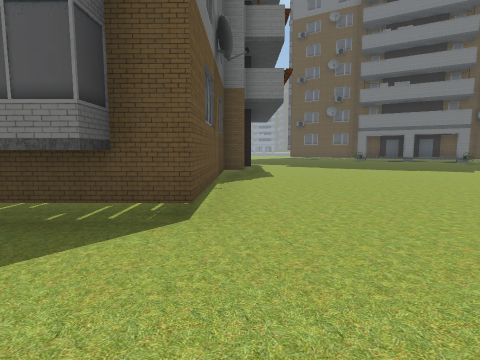
View 1 (above)

20 first-person views from a walk through a Unity game level. The camera is 1.3 m above the floor, tilts 6° down and sees 80° across. The floor is counted in squares, 2 m on a side. Each view is taken from the middle of a square. On the plan, view 1 faces up. The plan holds only what a view shows up to about 9 squares ahead; the rest is blank. The place goes on beyond the plan.

View 2
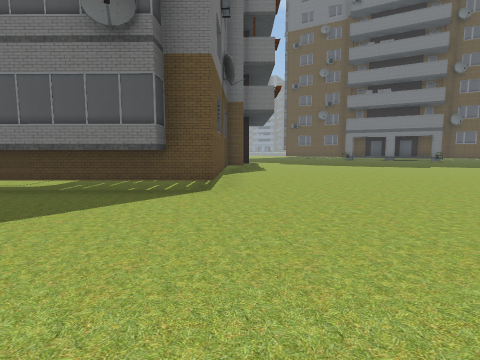

View 3
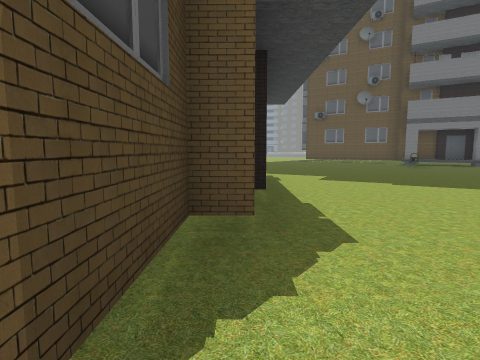

View 4
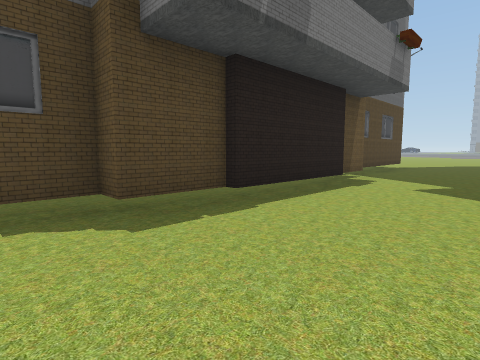

View 5
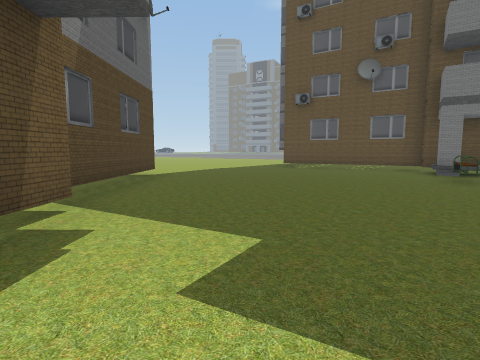

View 6
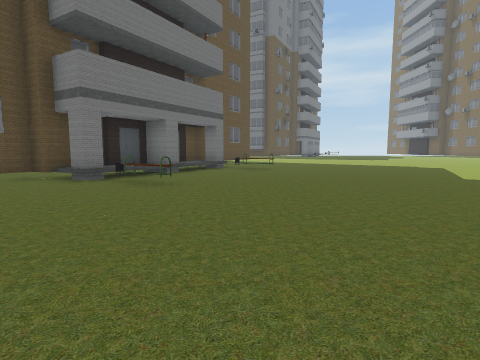

View 7
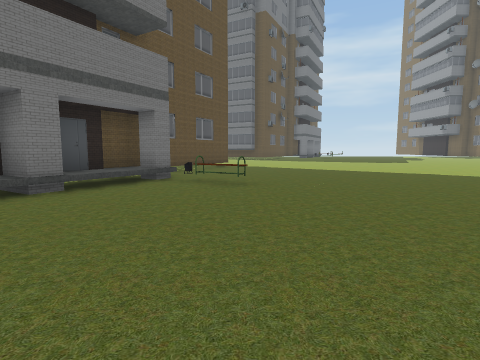

View 8
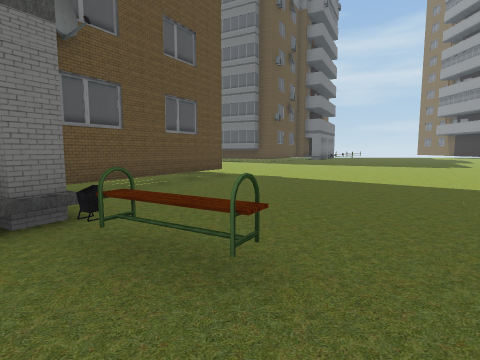

View 9
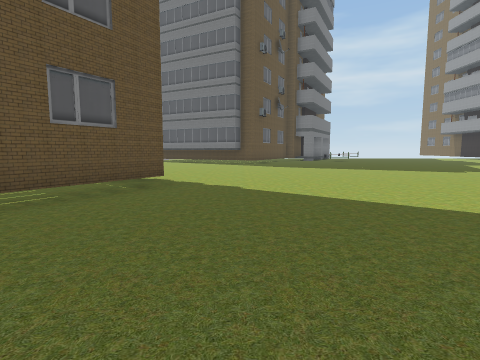

View 10
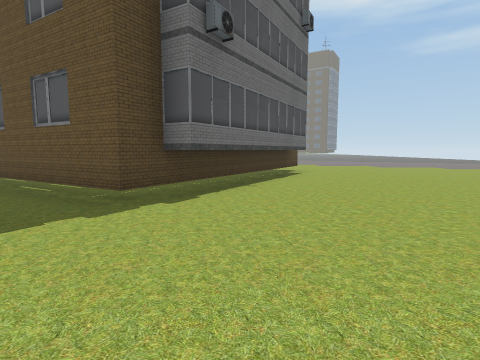

View 11
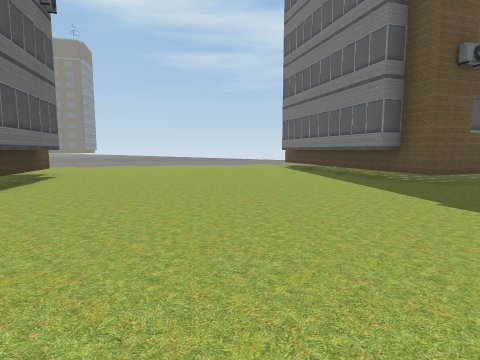

View 12
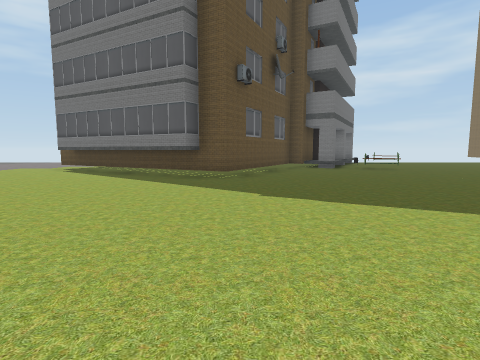

View 13
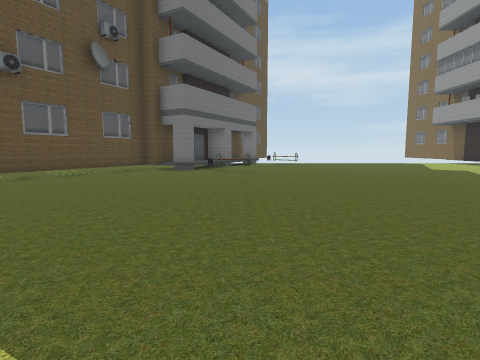

View 14
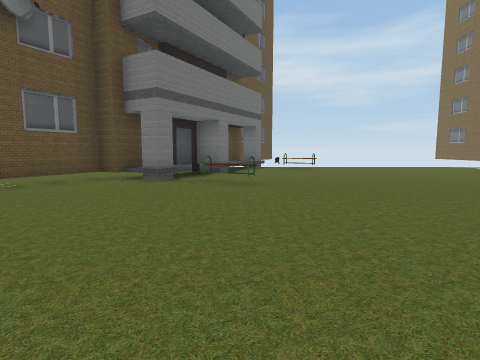

View 15
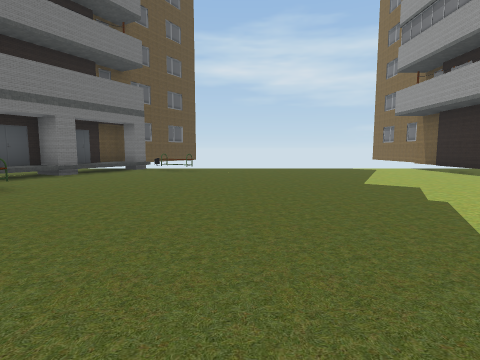

View 16
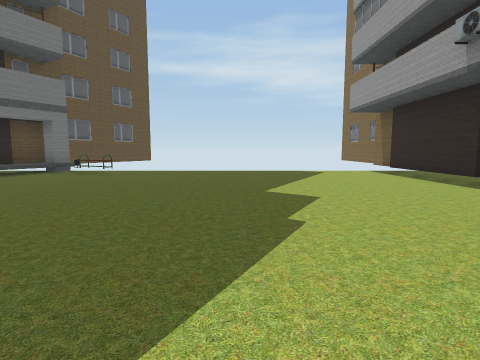

View 17
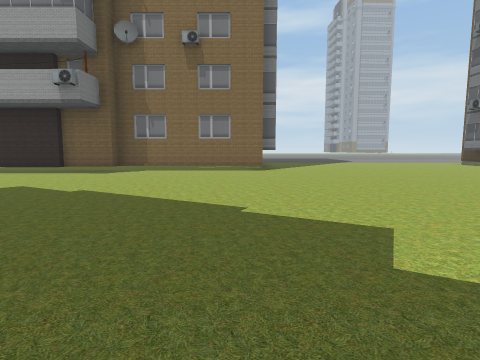

View 18
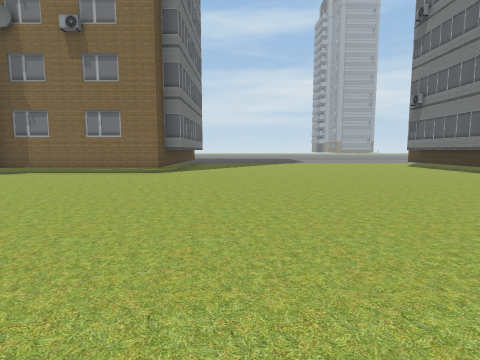

View 19
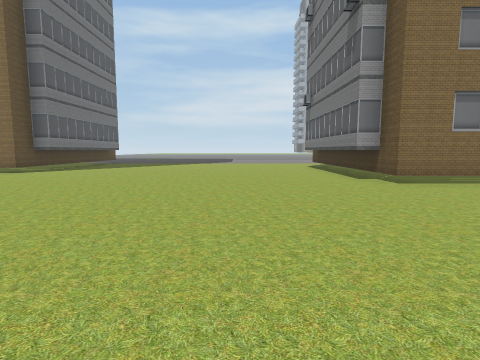

View 20
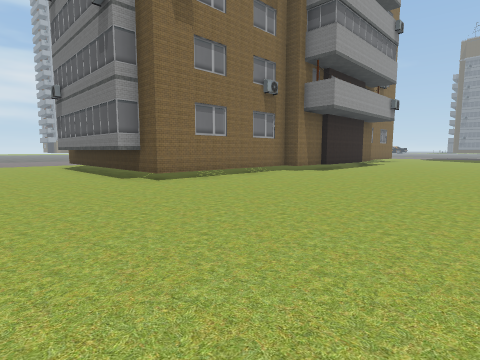

### Floor plan
Points are (right, up) in squares from view 1. A wall is a line through its corners. A room is listed if a view was taken in it or the views show most of it. See-through windows are left out.
Room 1 (views 1, 2, 3, 4, 5, 6, 7, 8, 9, 10, 11, 12, 13, 14, 15, 16, 17, 18, 19, 20)
walls: (11.7, 14.6) (11.3, 14.8) (11.5, 15.3); (13.9, -3.3) (14.4, -3.3) (14.4, -7.2); (12.2, 15.4) (11.2, 16); (9.6, -2.5) (13.9, -2.5) (13.9, -6.8); (11.1, 15.8) (10.2, 16.3); (9.6, 15.8) (9.1, 16.1); (25.1, 11.9) (24.5, 12.2) (26.9, 16.6); (9.5, 16.8) (8.4, 17.4); (7.7, 16.9) (7.1, 17.3) (7.3, 17.7); (19.9, 18.2) (17.3, 13.9) (16.9, 14.1); (8.6, 17.5) (7.3, 18.3) (7.6, 18.7) (6.9, 19.1); (28.5, 7.5) (28.1, 7.7) (28.4, 8.2); (19.8, 19.1) (16.5, 13.5) (13, 15.6); (22.8, -5.8) (23.4, -5.8); (29.1, 8.3) (28.3, 8.7) (28.6, 9.2) (24.6, 11.3) (27, 15.8); (23.3, -6.1) (23.3, -5) (27.8, -5); (0.1, 8.7) (0.1, 7.2) (-0.4, 7.2) (-0.4, 2.7) (-2.6, 2.7); (0.4, 11.7) (0.3, 8.6); (30.7, 6.3) (30.2, 6.6) (30.6, 7.3) (29.6, 7.8); (0.2, 13.1) (0.2, 11.9); (-1.2, 2.7) (-1.2, 2.2) (-2.4, 2.2); (27.8, -4.5) (29.2, -4.5); (32.2, 6.4) (31.4, 6.8); (29.1, -4.3) (32.2, -4.3); (32.9, 5.1) (32.4, 5.4) (32.6, 5.9); (33.2, 6.1) (32.3, 6.6); (-0.2, 17.6) (-0.3, 13.8)
ways out: opening at (-2.8, -0.5); gap at (33, 5)
objects: bench (6, 15) to (7, 16); bench (11, 13) to (11, 14); bench (28, 6); other object (32, 4)

Positions as (right, up) in squares from view 1, and headings:
1: (0, 0), facing up
2: (0, -2), facing up
3: (0, 5), facing up
4: (3, 6), facing up-left
5: (2, 10), facing up
6: (1, 14), facing right
7: (5, 13), facing right
8: (9, 13), facing right
9: (11, 12), facing right
10: (18, 10), facing up
11: (18, 10), facing up-right
12: (18, 11), facing right
13: (19, 6), facing right
14: (22, 6), facing right
15: (23, 2), facing right
16: (24, 0), facing right
17: (24, 4), facing down
18: (21, 3), facing down
19: (17, 3), facing down
20: (17, 3), facing down-left
